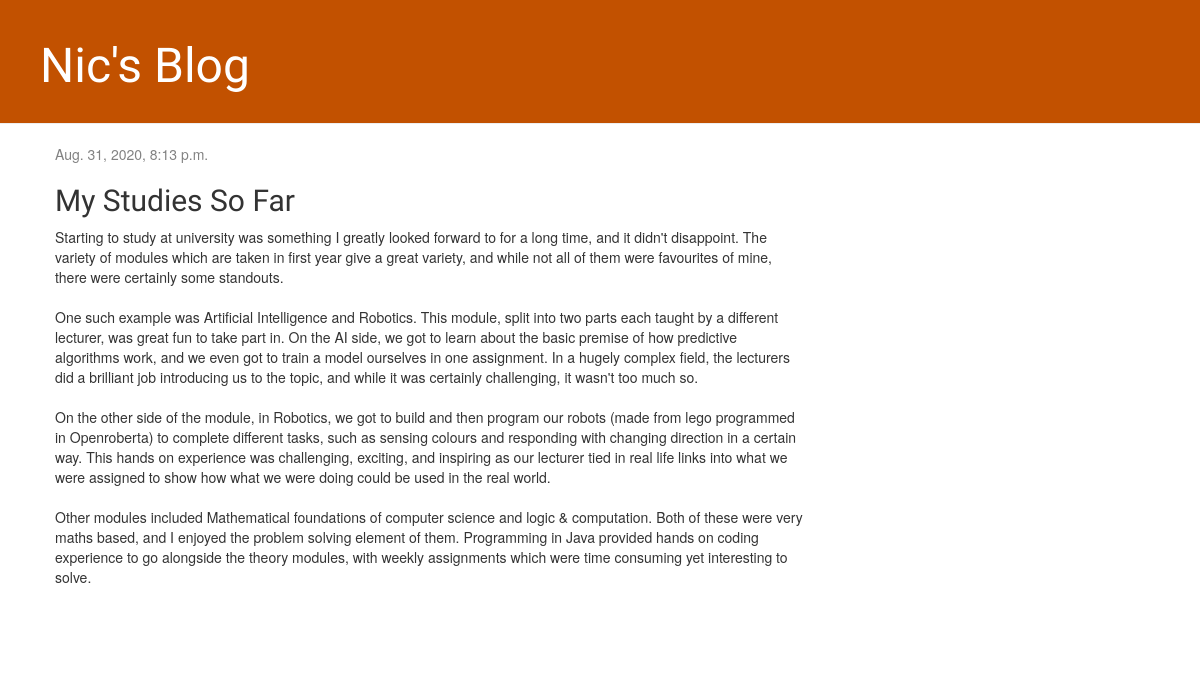
/blog/post/10/, run on the app's committed database.
### blog/models.py (models this page shows, shortened)
class Post(models.Model):
    author = models.ForeignKey(settings.AUTH_USER_MODEL, on_delete=models.CASCADE)
    title = models.CharField(max_length=200)
    text = models.TextField()
    created_date = models.DateTimeField(default=timezone.now)
    published_date = models.DateTimeField(blank=True, null=True)

### blog/views.py (the view)
# urls.py: path('post/<int:pk>/', views.post_detail, name='post_detail'),
def post_detail(request, pk):
    post = get_object_or_404(Post, pk=pk)
    return render(request, 'blog/post_detail.html', {'post': post})

### blog/templates/blog/post_detail.html
{% extends 'blog/base.html' %}
{% block content %}
    <div class="post">
        {% if post.published_date %}
            <div class="date">
                {{ post.published_date }}
            </div>
        {% endif %}
        <h2>{{ post.title }}</h2>
        <p>{{ post.text|linebreaksbr }}</p>
    </div>
{% endblock %}

### blog/static/css/blog.css (style rules this page uses)
h1, h2, h3, h4 { font-family: 'Lobster', cursive; }
.date { color: #828282; }
.post { margin-bottom: 70px; }

### data on the page
Post: published_date "Aug. 31, 2020, 8:13 p.m.", title "My Studies So Far", text "Starting to study at university was something I greatly looked forward to for a long time, and it didn't disappoint. The variety of modules which are taken in first year give a great variety, and while not all of them were favourites of mine, there were certainly some standouts. One such example was Artificial Intelligence and Robotics. This module, split into two parts each taught by a different lecturer, was great fun to take part in. On the AI side, we got to learn about the basic premise of how predictive algorithms work, and we even got to train a model ourselves in one assignment. In a hugely complex field, the lecturers did a brilliant job introducing us to the topic, and while it…"
